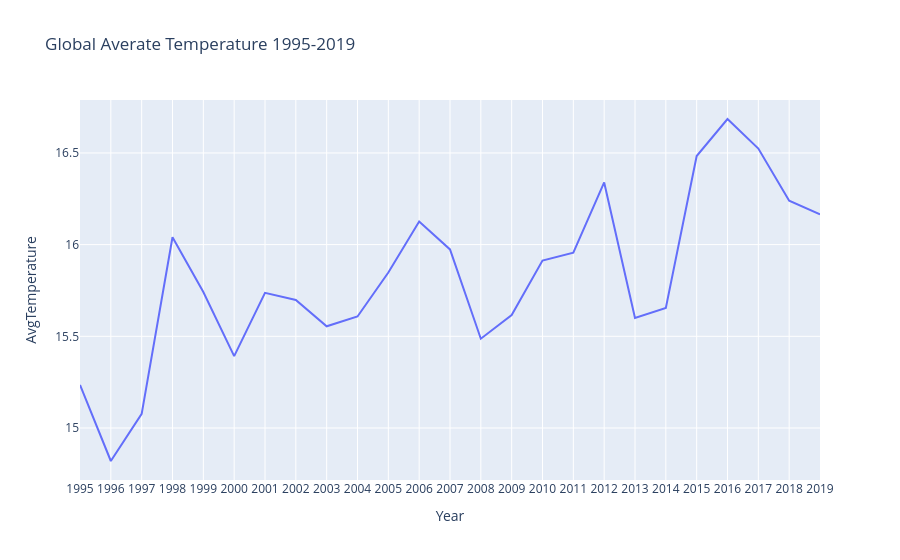

Notebook code cell kept with this figure:
### Markdown cell above
Let's draw a line chart for this data

### Code cell
fig = px.line(data_agg, x = "Year", y = "AvgTemperature", title = "Global Averate Temperature 1995-2019")
fig.update_xaxes(dtick = "Year")
fig.show()

### Figure 1 — Plotly figure (JSON) as saved in the notebook; plotly's stock layout.template omitted (floating-point values rounded to 4 significant figures)
{"data": [{"hovertemplate": "Year=%{x}<br>AvgTemperature=%{y}<extra></extra>", "legendgroup": "", "line": {"color": "#636efa", "dash": "solid"}, "marker": {"symbol": "circle"}, "mode": "lines", "name": "", "orientation": "v", "showlegend": false, "type": "scatter", "x": [1995, 1996, 1997, 1998, 1999, 2000, 2001, 2002, 2003, 2004, 2005, 2006, 2007, 2008, 2009, 2010, 2011, 2012, 2013, 2014, 2015, 2016, 2017, 2018, 2019], "xaxis": "x", "y": [15.23, 14.82, 15.08, 16.04, 15.74, 15.39, 15.74, 15.7, 15.55, 15.61, 15.85, 16.13, 15.97, 15.49, 15.62, 15.91, 15.96, 16.34, 15.6, 15.66, 16.48, 16.69, 16.52, 16.24, 16.16], "yaxis": "y"}], "layout": {"legend": {"tracegroupgap": 0}, "title": {"text": "Global Averate Temperature 1995-2019"}, "xaxis": {"anchor": "y", "domain": [0, 1], "dtick": "Year", "title": {"text": "Year"}}, "yaxis": {"anchor": "x", "domain": [0, 1], "title": {"text": "AvgTemperature"}}}}
